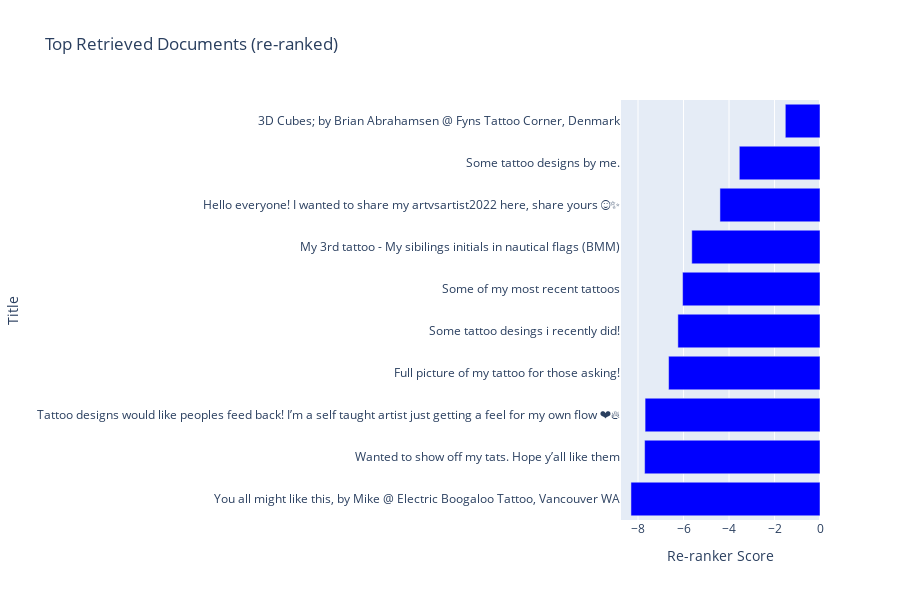

Notebook source saved alongside this figure:
### Code cell
import ipywidgets as widgets
from IPython.display import display, clear_output, HTML
import plotly.graph_objects as go

# Widgets
question_input = widgets.Text(
    value=default_question,
    description='Question:',
    layout=widgets.Layout(width='70%')
)
search_button = widgets.Button(
    description="Search",
    button_style='info'
)
output_area = widgets.Output()

def on_search_button_clicked(b):
    with output_area:
        clear_output()
        question = question_input.value.strip()
        if not question:
            print("Please enter a valid question.")
            return
        
        # Compute question embedding
        question_embedding = get_embeddings([question]).cpu().detach().numpy()
        
        # Retrieve top k from Faiss
        k_for_rag = 10
        scores, samples = embeddings_dataset.get_nearest_examples(
            "embeddings", question_embedding, k=k_for_rag
        )
        
        samples_df = pd.DataFrame.from_dict(samples)
        samples_df["scores"] = scores
        
        # Re-rank with cross-encoder
        cross_scores = rerank_model.predict([(question, txt) for txt in samples_df["text"]])
        samples_df["scores_re_ranker"] = cross_scores
        samples_df.sort_values("scores_re_ranker", ascending=False, inplace=True)
        
        # Display a bar chart of top documents by reranker score
        top_results = samples_df.head(k_for_rag)
        
        # Wrap text for readability
        top_results["wrapped_title"] = top_results["Title"].apply(lambda x: wrap_text(x, 100))
        
        fig = go.Figure(
            data=go.Bar(
                x=top_results["scores_re_ranker"],
                y=top_results["wrapped_title"],
                orientation='h',
                marker=dict(color='blue')
            )
        )
        fig.update_layout(
            title="Top Retrieved Documents (re-ranked)",
            xaxis_title="Re-ranker Score",
            yaxis_title="Title",
            yaxis=dict(autorange='reversed'),  # So the highest score is at the top
            height=600
        )
        
        display(fig)
        
        # Filter top_results to only include entries from 'tattoos' subreddit
        top_tattoos = top_results.merge(image_df, on='post_id', how='left')
        top_tattoos = top_tattoos[top_tattoos['subreddit'] == 'tattoos']
        top_tattoos = top_tattoos.dropna(subset=['image_path'])
        
        # Display up to 3 images
        images_to_display = top_tattoos.head(3)
        if not images_to_display.empty:
            image_tags = []
            for _, row in images_to_display.iterrows():
                image_path = row['image_path']
                if os.path.exists(image_path):
                    # Encode image to display inline
                    import base64
                    with open(image_path, "rb") as img_file:
                        img_bytes = img_file.read()
                        img_type = 'png' if image_path.lower().endswith('.png') else 'jpeg'
                        b64_image = base64.b64encode(img_bytes).decode('utf-8')
                    image_tags.append(f'<img src="data:image/{img_type};base64,{b64_image}" width="200" style="margin-right:10px;"/>')
                else:
                    image_tags.append('<p>Image not found.</p>')
            # Display images horizontally
            display(HTML('<div style="display: flex; gap: 10px;">' + ''.join(image_tags) + '</div>'))
        else:
            print("No images from the 'tattoos' subreddit found in the top results.")
        
        # Generate RAG answer
        context = "\n\n".join(top_results["text"].tolist())
        answer = rag_answer(context, question)
        if answer:
            print(f"**Answer:**\n{wrap_text(answer, 100)}")
        else:
            print("No answer generated.")

# Attach the click event to the button
search_button.on_click(on_search_button_clicked)

# Display widgets
display(question_input, search_button, output_area)

### Figure 1 — Plotly figure (JSON) as saved in the notebook; plotly's stock layout.template omitted (floating-point values rounded to 4 significant figures)
{"data": [{"marker": {"color": "blue"}, "orientation": "h", "type": "bar", "x": [-1.525, -3.547, -4.398, -5.637, -6.04, -6.247, -6.655, -7.688, -7.709, -8.31], "y": ["3D Cubes; by Brian Abrahamsen @ Fyns Tattoo Corner, Denmark", "Some tattoo designs by me.", "Hello everyone! I wanted to share my artvsartist2022 here, share yours ☺️✨", "My 3rd tattoo - My sibilings initials in nautical flags (BMM)", "Some of my most recent tattoos", "Some tattoo desings i recently did!", "Full picture of my tattoo for those asking!", "Tattoo designs would like peoples feed back! I’m a self taught artist just getting a feel for my own\nflow ❤️🔥", "Wanted to show off my tats. Hope y’all like them", "You all might like this, by Mike @ Electric Boogaloo Tattoo, Vancouver WA"]}], "layout": {"height": 600, "title": {"text": "Top Retrieved Documents (re-ranked)"}, "xaxis": {"title": {"text": "Re-ranker Score"}}, "yaxis": {"autorange": "reversed", "title": {"text": "Title"}}}}
